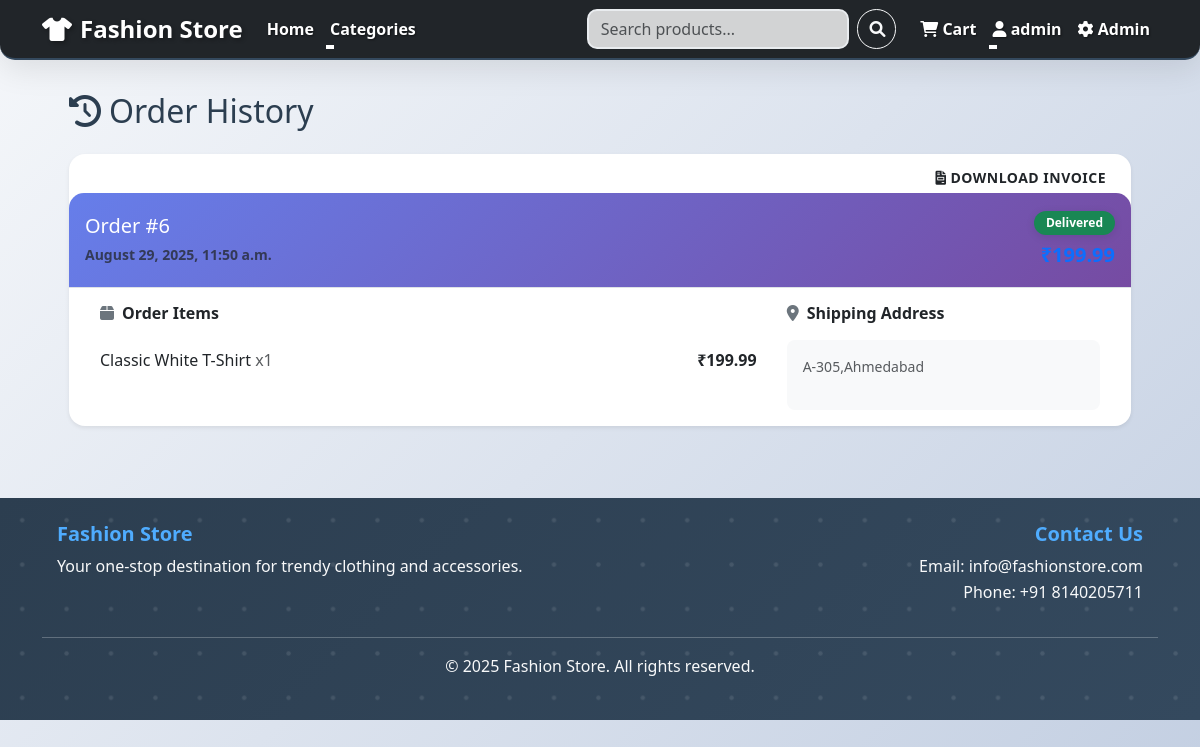
/order-history/ (signed in), run on an earlier commit of the app's database.
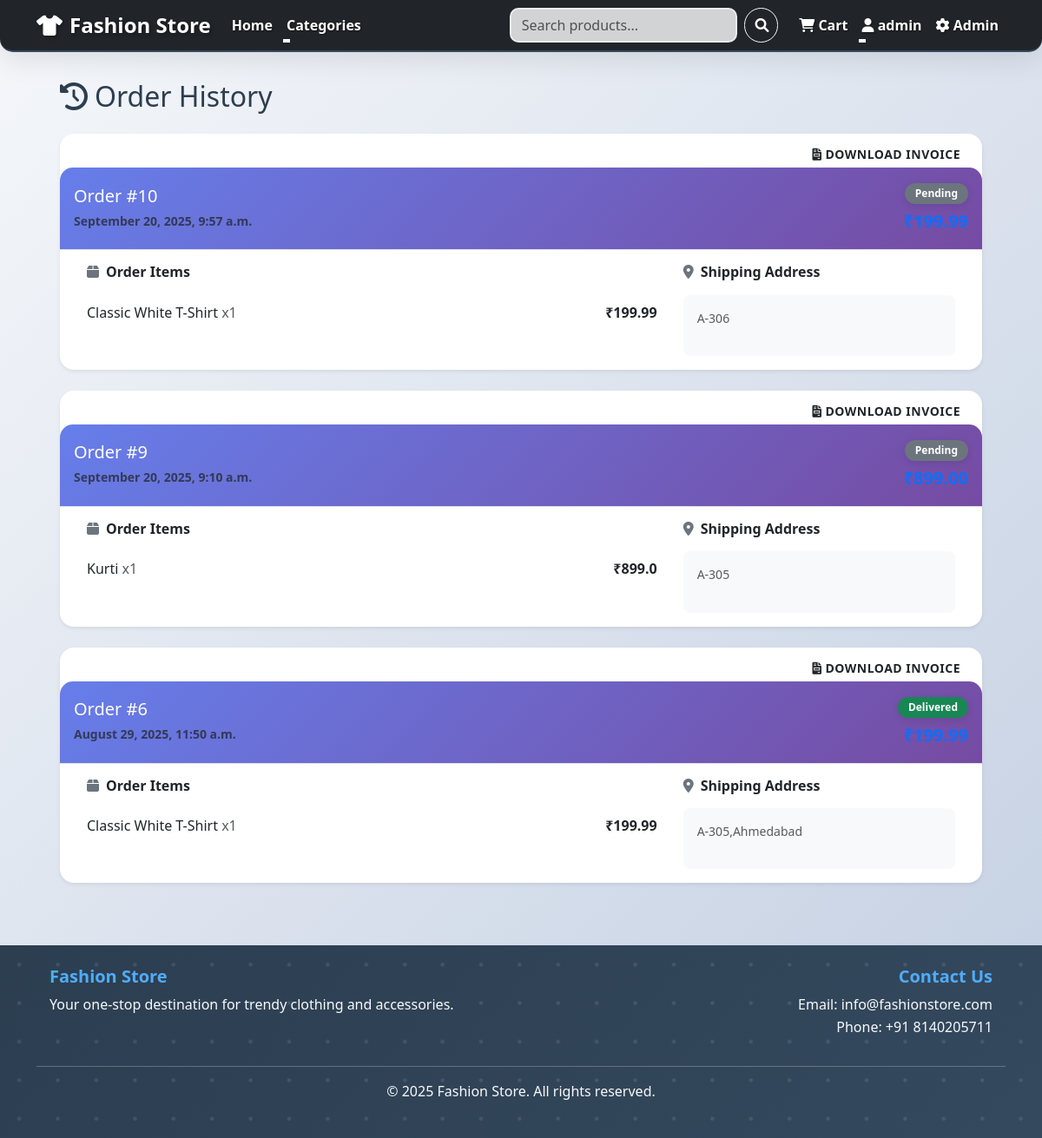
And on a later commit of the database.
### store/models.py (models this page shows, shortened)
class Order(models.Model):
    STATUS_CHOICES = [
        ('pending', 'Pending'),
        ('processing', 'Processing'),
        ('shipped', 'Shipped'),
        ('delivered', 'Delivered'),
        ('cancelled', 'Cancelled'),
    ]
    user = models.ForeignKey(User, on_delete=models.CASCADE)
    items = models.ManyToManyField(Product, through='OrderItem')
    total_price = models.DecimalField(max_digits=10, decimal_places=2)
    status = models.CharField(max_length=20, choices=STATUS_CHOICES, default='pending')
    shipping_address = models.TextField()
    created_at = models.DateTimeField(auto_now_add=True)
    updated_at = models.DateTimeField(auto_now=True)

class OrderItem(models.Model):
    order = models.ForeignKey(Order, on_delete=models.CASCADE)
    product = models.ForeignKey(Product, on_delete=models.CASCADE)
    quantity = models.PositiveIntegerField()
    price = models.DecimalField(max_digits=10, decimal_places=2)

class Product(models.Model):
    name = models.CharField(max_length=200)
    description = models.TextField()
    price = models.DecimalField(max_digits=10, decimal_places=2, validators=[MinValueValidator(Decimal('0.01'))])
    category = models.ForeignKey(Category, on_delete=models.CASCADE, related_name='products')
    image = models.ImageField(upload_to='products/', blank=True, null=True)
    stock = models.PositiveIntegerField(default=0)
    is_active = models.BooleanField(default=True)
    created_at = models.DateTimeField(auto_now_add=True)
    updated_at = models.DateTimeField(auto_now=True)

### store/views.py (the view)
# urls.py: path('order-history/', views.order_history, name='order_history'),
@login_required
def order_history(request):
    orders = Order.objects.filter(user=request.user).order_by('-created_at')
    context = {
        'orders': orders
    }
    return render(request, 'store/order_history.html', context)

### admin_dashboard/templatetags/custom_filters.py (called while the page is built)
@register.filter
def multiply(value, arg):
    try:
        return float(value) * float(arg)
    except (ValueError, TypeError):
        return ''

### store/context_processors.py (called while the page is built)
def categories_processor(request):
    return {
        'categories': Category.objects.all()
    }

### store/templates/store/order_history.html (shortened to what this page needs)
{% extends 'store/base.html' %}
{% load custom_filters %}
{% block content %}
<div class="container mt-4">
    <div class="row">
        <div class="col-12">
            <h2 class="mb-4"><i class="fas fa-history me-2"></i>Order History</h2>
            {% if orders %}
            {% for order in orders %}
            <div class="card shadow-sm mb-4 rounded-4 border-0">
                <div class="d-flex justify-content-end mt-2 me-3">
                    <a href="{% url 'download_single_order_invoice_pdf' order.id %}" class="btn btn-sm  rounded-pill">
                        <i class="fas fa-file-invoice me-1"></i>Download Invoice
                    </a>
                </div>
                <div class="card-header bg-white border-0 py-3">
                    <div class="d-flex justify-content-between align-items-center">
                        <div>
                            <h5 class="mb-1">Order #{{ order.id }}</h5>
                            <small class="text-muted">{{ order.created_at|date:"F j, Y, g:i a" }}</small>
                        </div>
                        <div class="text-end">
                            <span class="badge rounded-pill bg-{% if order.status == 'delivered' %}success{% elif order.status == 'processing' %}warning{% elif order.status == 'shipped' %}info{% else %}secondary{% endif %}">
                                {{ order.get_status_display }}
                            </span>
                            <div class="fw-bold text-primary fs-5 mt-1">₹{{ order.total_price }}</div>
                        </div>
                    </div>
                </div>
                <div class="card-body border-top">
                    <div class="row">
                        <div class="col-md-8">
                            <h6 class="fw-semibold mb-3"><i class="fas fa-box me-2 text-secondary"></i>Order Items</h6>
                            <ul class="list-group list-group-flush">
                                {% for item in order.orderitem_set.all %}
                                <li class="list-group-item px-0 d-flex justify-content-between align-items-center">
                                    <span>{{ item.product.name }} <span class="text-muted">x{{ item.quantity }}</span></span>
                                    <span class="fw-semibold">₹{{ item.price|multiply:item.quantity }}</span>
                                </li>
                                {% endfor %}
                            </ul>
                        </div>
                        <div class="col-md-4 mt-4 mt-md-0">
                            <h6 class="fw-semibold mb-3"><i class="fas fa-map-marker-alt me-2 text-secondary"></i>Shipping Address</h6>
                            <div class="p-3 bg-light rounded-3 small text-muted">
                                {{ order.shipping_address|linebreaks }}
                            </div>
                        </div>
                    </div>
                </div>
            </div>
            {% endfor %}
            {% endif %}
        </div>
    </div>
</div>
{% endblock %}

What changed in the data, as far as the page shows it:
added Order: id "10", created_at "September 20, 2025, 9:57 a.m.", status "Pending", shipping_address "A-306"
added OrderItem: product.name "Classic White T-Shirt", quantity "1", price|multiply "199.99", shown under "10"
added Order: id "9", created_at "September 20, 2025, 9:10 a.m.", status "Pending", shipping_address "A-305"
added OrderItem: product.name "Kurti", quantity "1", price|multiply "899.0", shown under "9"
